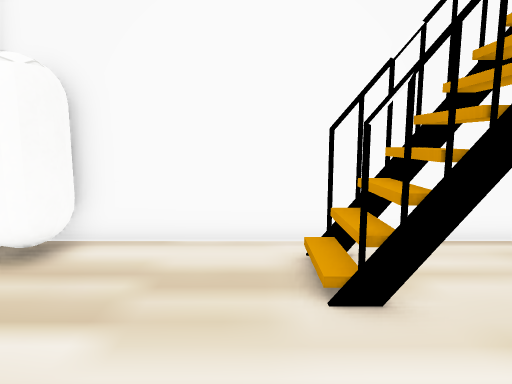
View 1 (above)

16 first-person views from a walk through a 3-D level made in the Unity game engine. The camera is 1.2 m above the floor, tilts 8° down and sees 70° across. The floor is counted in squares, 0.5 m on a side. Each view is taken from the middle of a square. On the plan, view 1 faces up. The plan holds only what a view shows up to about 20 squares ahead; the rest is blank. The place goes on beyond the plan. Some surface patterns are stand-ins.

View 2
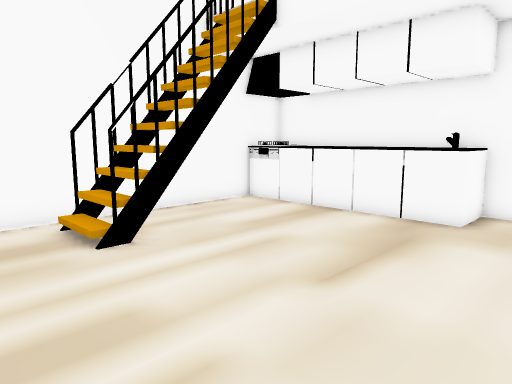

View 3
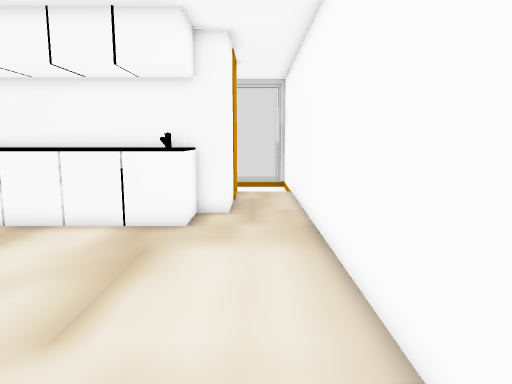

View 4
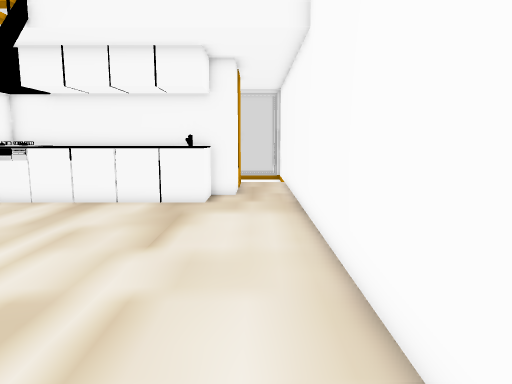

View 5
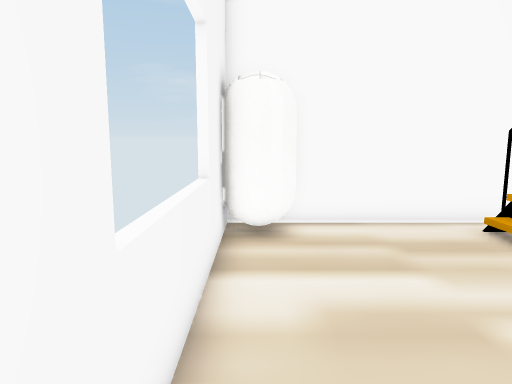

View 6
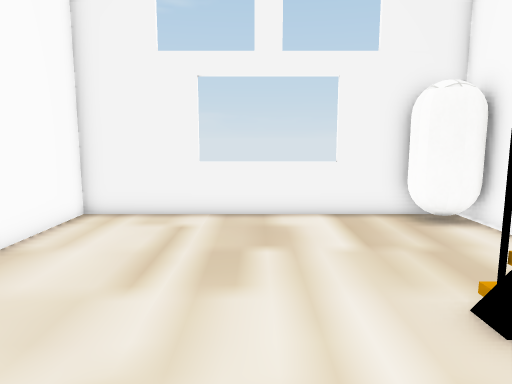

View 7
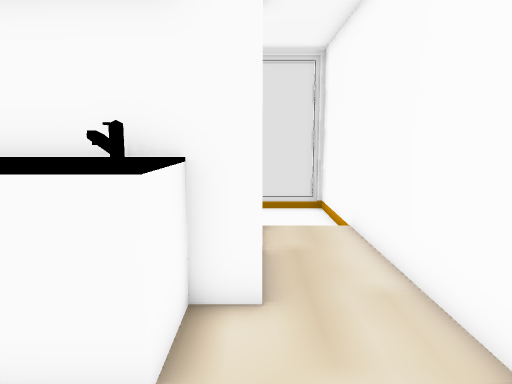

View 8
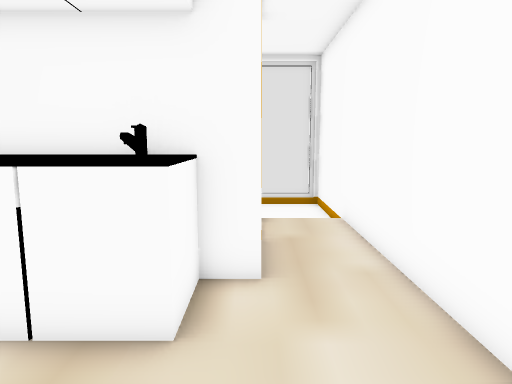

View 9
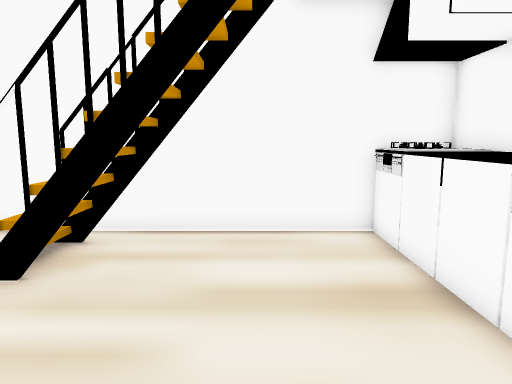

View 10
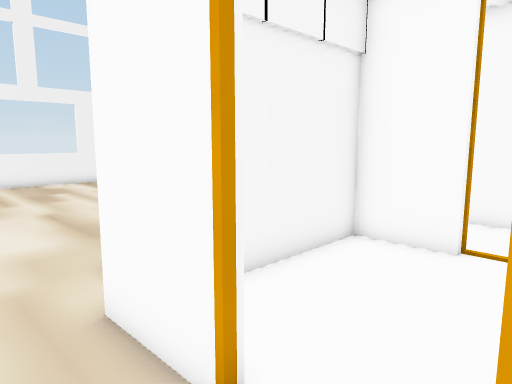

View 11
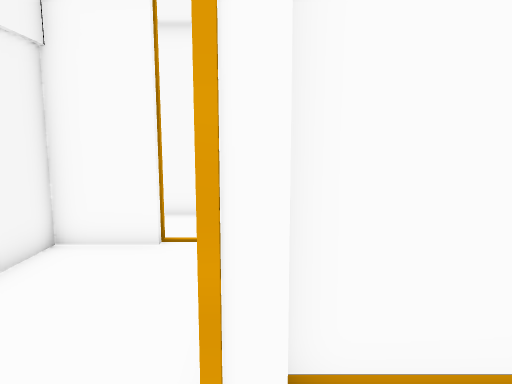

View 12
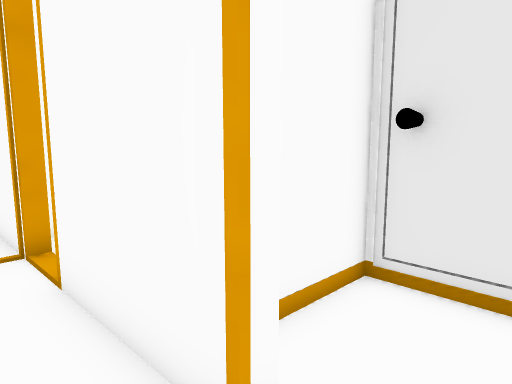

View 13
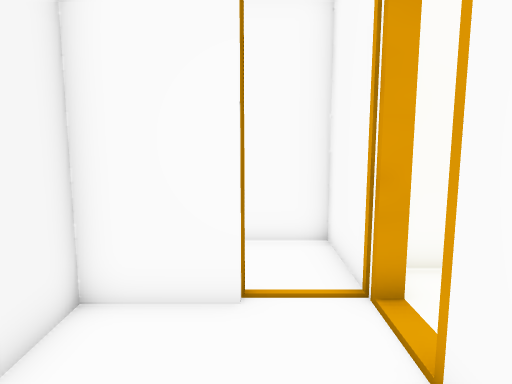

View 14
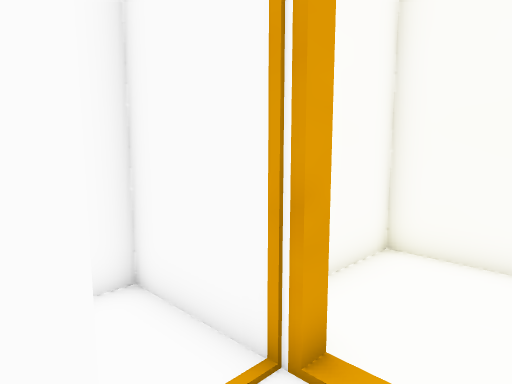

View 15
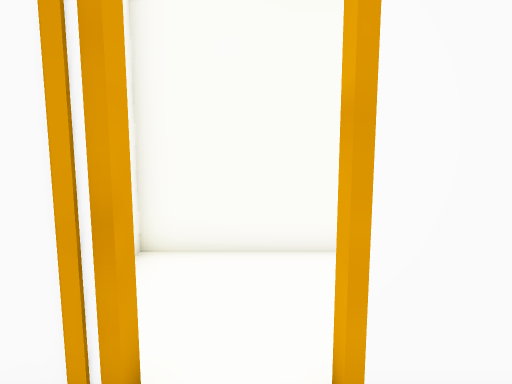

View 16
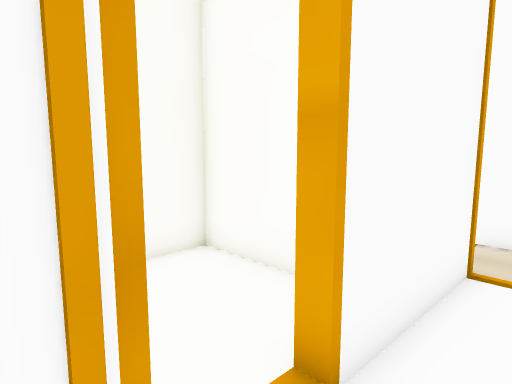

### Floor plan
Key: @ floor where view 1 was taken; # wall or solid block; . main floor; - floor 0.25 m lower than the main floor; / step, stairs or slope; = window, fence, low wall or low ledge; ^ raised ledge; v drop or lower ground; O other object.
Columns run from 6 left of view 1 to 20 right of it. Each row starts with its distance up from view 1.
  9  O###         ######
  8 #OO  ###########^^  ###
  7 #OO.....#  ....=^^ ...#
  6 #.......OOO....^ ^ #..#####
  5 #......##vv ...^ ^##......#
  4 =..............^ ^ .......#
  3 =..............^ ^ ...#...#
  2 =..............^ ^ ...#...#
  1 =..............^ # ...#####
  0 #.....@........^^#....#   #
 -1 #................###..#---#
 -2 #...................../ --#
 -3 #...................../ --#
 -4 ###########################

Positions as (right, up) in squares from view 1, and headings:
1: (0, 0), facing up
2: (-2, -3), facing up-right
3: (-1, -2), facing right
4: (-5, -2), facing right
5: (-5, -2), facing up
6: (6, 2), facing left
7: (6, -1), facing right
8: (5, -1), facing right
9: (6, -1), facing up
10: (16, -3), facing up-left
11: (16, -3), facing up
12: (14, -3), facing up-right
13: (14, 0), facing up
14: (13, 3), facing up-right
15: (13, 4), facing right
16: (14, 6), facing down-right
